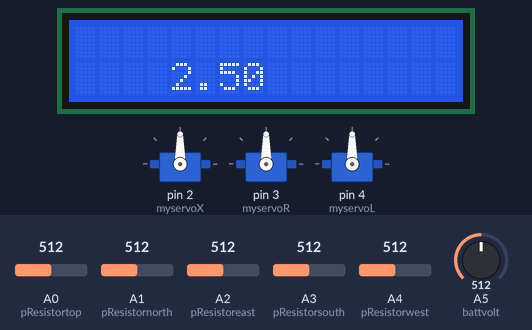
The sketch below on a simulated Arduino Uno, built with avr-gcc and run on an emulated ATmega328P. Shown: 3 × servo, 16×2 character LCD. Inputs (shaded band) come from the test bench; at power-on: A1 (pResistornorth) = 512, A2 (pResistoreast) = 512, A5 (battvolt) = 512, A0 (pResistortop) = 512, A3 (pResistorsouth) = 512, A4 (pResistorwest) = 512.

Above: at 1.2 s.
1.3 s: A1 (pResistornorth) set to 531
At 1.99 s:
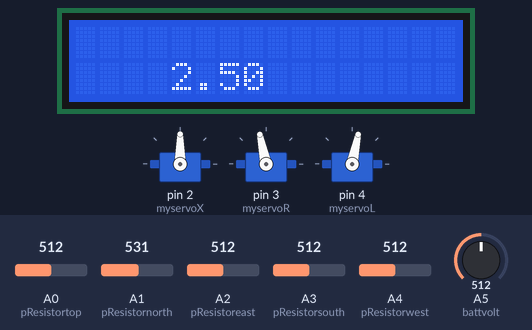
3.5 s: A2 (pResistoreast) set to 525
At 4.46 s:
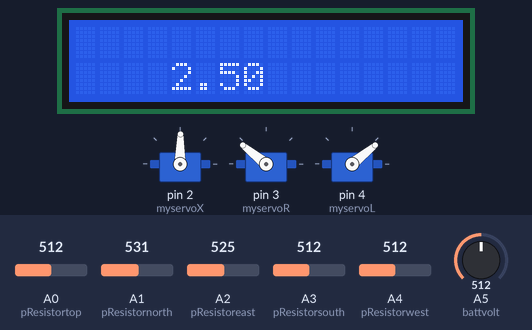
5.9 s: A5 (battvolt) set to 716
At 6.05 s:
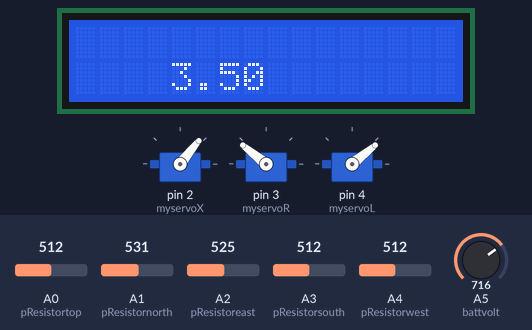
8.1 s: A5 (battvolt) set to 992
At 9.0 s:
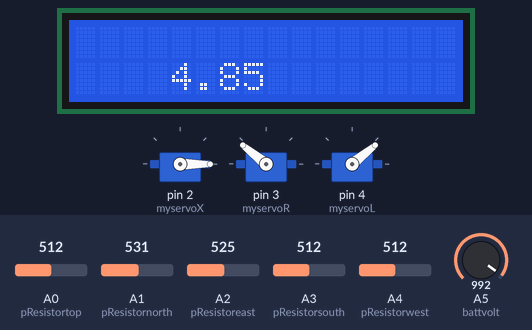
9.6 s: A5 (battvolt) set to 306
At 9.9 s:
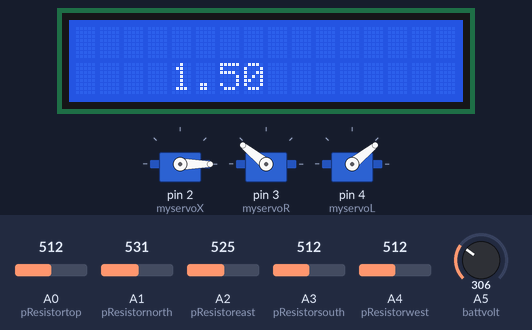
Timing chart, 0 to 12.1 s (numbered marks = the images above; inputs shaded):
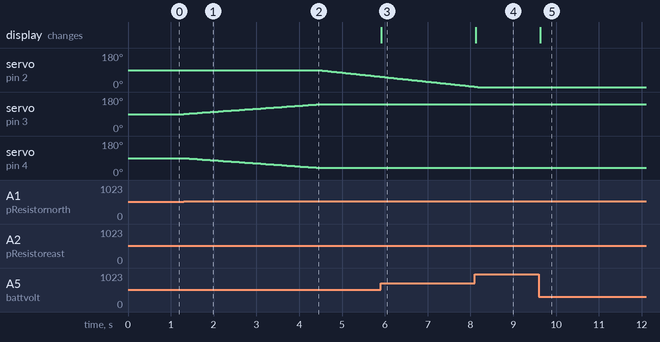

Measured:
- the behaviour switches between 512 and 513 on A1 (pResistornorth) (found by bisection; images 0 and 1)
- the behaviour switches between 512 and 513 on A2 (pResistoreast) (found by bisection; images 1 and 2)
- after the input at 1.3 s, servo on pin 3 (myservoR): moves from 90° to 126° over 2.2 s, starting at once; servo on pin 4 (myservoL): moves from 90° to 54° over 2.2 s, starting at once
- after the input at 3.5 s, servo on pin 2 (myservoX): moves from 90° to 55° over 1.4 s, starting after 0.96 s
- after the input at 5.9 s, the display: changes at once (image 3)
- after the input at 8.1 s, the display: changes at once (image 4)
- after the input at 9.6 s, the display: changes at once (image 5)

The sketch:

SolarTrackingFinal.ino
```cpp
//This code was designed to be written to an arduino microcontroller that is connected to three servo motors
//and five photoresistors that are used to make a platform that will hold a solar panel follow the sun to
//allow the solar panel to have direct sunlight for longer periods of time rather than a short period of time.
//This code also implements an LCD screen that displays the voltage of the battery bank
#include <Servo.h>//allows the arduino IDE to access the servo lirary
#include <LiquidCrystal.h>//allows the arduino IDE to access the LCD lirary
LiquidCrystal lcd(12, 11, 10, 9, 8, 6);//assigns all the pins that the lcd will be attached
//initializes the analog pins for the photoresistors and the battery voltage and names the pin
const int pResistortop = A0;
const int pResistornorth = A1;
const int pResistoreast = A2;
const int pResistorsouth = A3;
const int pResistorwest = A4;
const int battvolt = A5;
//initializes the five different states and assigns a value to each
const int STILL = 0;
const int NORTH = 1;
const int EAST = 2;
const int SOUTH = 3;
const int WEST = 4;
//intializes these three variables as the names of the different servos used
Servo myservoX;
Servo myservoR;
Servo myservoL;
//initializes the variables for the values of the photoresistors read in
int top;
int north;
int east;
int south;
int west;
//initializes where the servos position should start at in this case 90 degrees
int posX = 90;
int posR = 90;
int posL = 90;
//initializes the variable for the value of the battery voltage read in
double volt;
//this is where the pin modes are assigned
void setup() {
 //sets the data rate in bits per second for serial data transmission
 Serial.begin(115200);
 //assigns which pins belong to which servo
  myservoX.attach(2);
  myservoR.attach(3);
  myservoL.attach(4);
  //writes to the servos what degree they should be starting the code at and causes them to move to that position
  myservoX.write(posX);
  myservoR.write(posR);
  myservoL.write(posL);
  //sets all the analog pins to inputs
  pinMode(pResistortop, INPUT);
  pinMode(pResistornorth, INPUT);
  pinMode(pResistoreast, INPUT);
  pinMode(pResistorsouth, INPUT);
  pinMode(pResistorwest, INPUT);
  pinMode(battvolt,INPUT);
  //allows the LCD to have information communicated with it
  lcd.begin(16,2);
  //causes the lcd to show nothing to help eliminate interference
  lcd.print("");
}
//this runs continuosly and executes the code within its brackets
void loop() {
  //reads the analog values from the input analog pins and assigns them to a variable
  volt = analogRead(battvolt);
  top = analogRead(pResistortop);
  north = analogRead(pResistornorth);
  east = analogRead(pResistoreast);
  south = analogRead(pResistorsouth);
  west = analogRead(pResistorwest);
  //converts the digital value of voltage to an actual voltage value between 0V-5V
  volt = (volt/1023)*5;
  //moves the cursor to the bottom row on the lcd
  lcd.setCursor(4,1);
  //sends the value of voltage to the lcd to be displayed
  lcd.print(volt);
  //initializes what state the system should start in
  static int state = STILL;
  //allows the code to switch from state to state based on the analog values
  switch (state)
  {
    //this state causes everything to remain constant until the condition is no longer true
    case STILL:
      if(top>north && top>east && top>south && top>west){
        posX=posX;
        posL=posL;
        posR=posR;
        myservoX.write(posX);
        myservoL.write(posL);
        myservoR.write(posR);
        delay(40);
      }
      else{
        //allows the machine to move to the next state if this states condition doesn't hold
        state = NORTH;
      }
        break;

    case NORTH:
      if(top<north && posL>=40 && posR<=140){
        //increments the positions of the motors that case the platform to tilt north
        posL = posL-1;
        posR = posR+1;
        myservoL.write(posL);
        myservoR.write(posR);
        //allows servos 60 miliseconds to rotate to the new position
        delay(60);
      }
      else{
        //allows the machine to move to the next state if this states condition doesn't hold
        state = EAST;
      }
      break;

    case EAST:
      if(top<east){
        //checks to see if the platform is tilted towards the south
        //and if so the platform will begin to rotate counter-clockwise
        if(posR <=90 && posL >=90){
          posX = posX+1;
          myservoX.write(posX);
          delay(40);
        }
        //has the platform rotate the other direction if the above condition isn't true
        else{
          posX = posX-1;
          myservoX.write(posX);
          delay(40);
        }
      }
      else{
        //allows the machine to move to the next state if this states condition doesn't hold
        state = SOUTH;
      }
      break;

    case SOUTH:
      if(top<south && posL<=140 && posR>=40){
        //increments the positions of the motors that case the platform to tilt south
        posL = posL + 1;
        posR = posR - 1;
        myservoL.write(posL);
        myservoR.write(posR);
        delay(60);
      }
      else{
        //allows the machine to move to the next state if this states condition doesn't hold
        state = WEST;
      }
      break;

    case WEST:
      if(top<west){
        //if the platform is pointing towards the south the platform will rotate clockwise
        if(posR <=90 && posL >=90){
          posX = posX - 1;
          myservoX.write(posX);
          delay(40);
        }
        //has the platform rotate the other direction if the above condition isn't true
        else{
          posX = posX + 1;
          myservoX.write(posX);
          delay(40);
        }
      }
      else{
        //allows the machine to move to the initial state if this states condition doesn't hold
        state = STILL;
      }
      break;
  }
}
```
